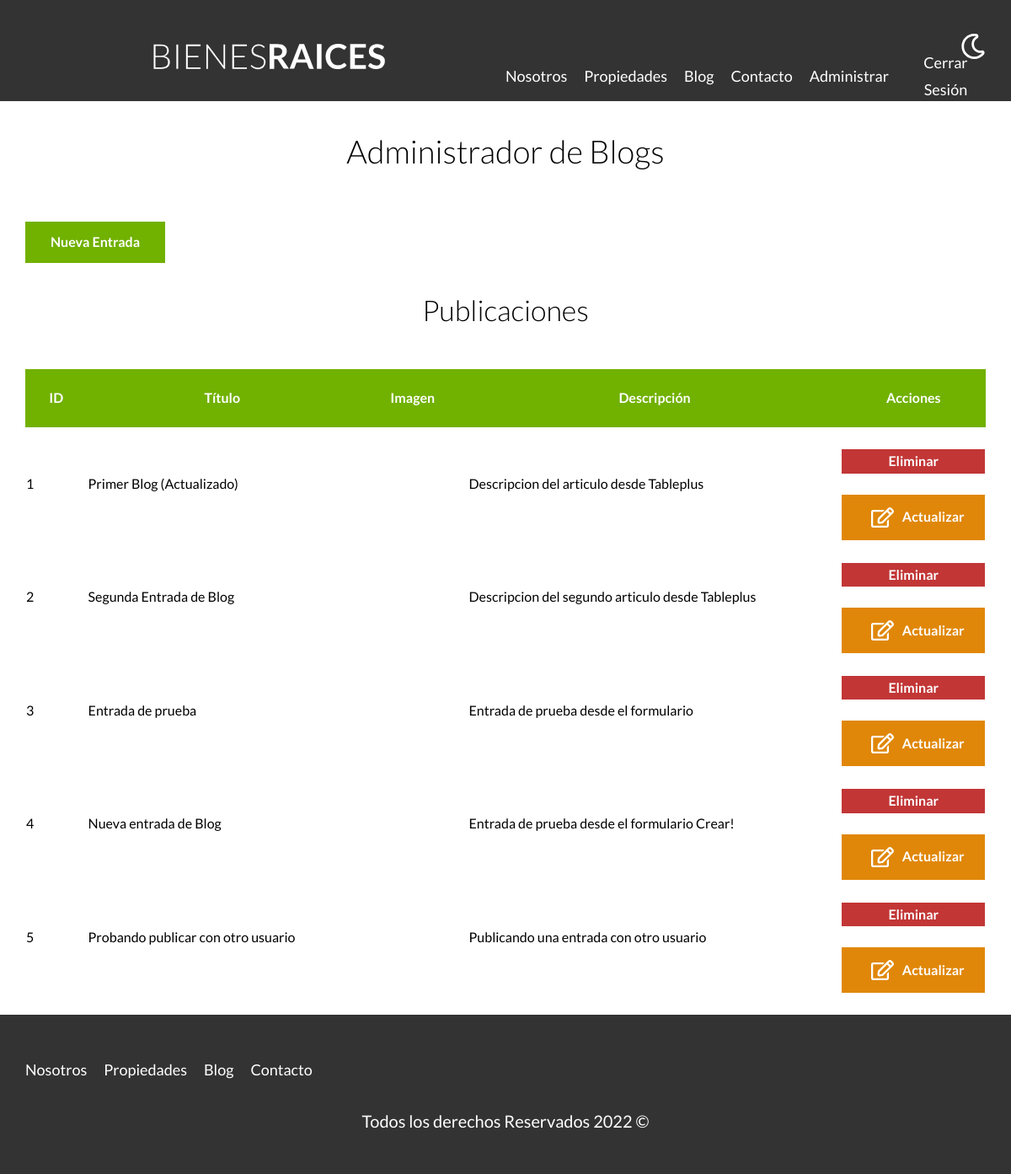
The page /blog/admin (signed in) on the database its author committed.
### tables this page shows
CREATE TABLE `blog` (
  `id` int NOT NULL AUTO_INCREMENT,
  `titulo` varchar(60) DEFAULT NULL,
  `imagen` varchar(200) DEFAULT NULL,
  `descripcion` mediumtext,
  `contenido` longtext,
  `creado` date DEFAULT NULL,
  `usuarioId` int DEFAULT NULL,
  PRIMARY KEY (`id`),
  KEY `usuarioId_idx` (`usuarioId`),
  CONSTRAINT `usuarioId` FOREIGN KEY (`usuarioId`) REFERENCES `usuarios` (`id`)
);

### controllers/EntradaController.php (called while the page is built, shortened)
<?php
class EntradaController {
    public static function index(Router $router) {
        $entradas = Entrada::all();
        $usuarioId = Admin::all();
        $resultado = $_GET['resultado'] ?? null;
        $router->render('blog/admin', [
            'entradas' => $entradas,
            'resultado' => $resultado,
            'usuarioId' => $usuarioId
        ]);
    }
}

### public/index.php (called while the page is built, shortened)
<?php
$router = new Router();
$router->get('/admin', [PropiedadController::class, 'index']);
$router->get('/propiedades/crear', [PropiedadController::class, 'crear']);
$router->post('/propiedades/crear', [PropiedadController::class, 'crear']);
$router->get('/propiedades/actualizar', [PropiedadController::class, 'actualizar']);
$router->post('/propiedades/actualizar', [PropiedadController::class, 'actualizar']);
$router->post('/propiedades/eliminar', [PropiedadController::class, 'eliminar']);
$router->get('/vendedores/crear', [VendedorController::class, 'crear']);
$router->post('/vendedores/crear', [VendedorController::class, 'crear']);
$router->get('/vendedores/actualizar', [VendedorController::class, 'actualizar']);
$router->post('/vendedores/actualizar', [VendedorController::class, 'actualizar']);
$router->post('/vendedores/eliminar', [VendedorController::class, 'eliminar']);
$router->get('/blog/admin', [EntradaController::class, 'index']);
$router->get('/blog/crear', [EntradaController::class, 'crear']);
$router->post('/blog/crear', [EntradaController::class, 'crear']);
$router->get('/blog/actualizar', [EntradaController::class, 'actualizar']);
$router->post('/blog/actualizar', [EntradaController::class, 'actualizar']);
$router->post('/blog/eliminar', [EntradaController::class, 'eliminar']);
$router->get('/', [PaginasController::class, 'index']);
$router->get('/nosotros', [PaginasController::class, 'nosotros']);
$router->get('/propiedades', [PaginasController::class, 'propiedades']);
$router->get('/propiedad', [PaginasController::class, 'propiedad']);
$router->get('/blog', [PaginasController::class, 'blog']);
$router->get('/entrada', [PaginasController::class, 'entrada']);
$router->get('/contacto', [PaginasController::class, 'contacto']);
$router->post('/contacto', [PaginasController::class, 'contacto']);
$router->get('/login', [LoginController::class, 'login']);
$router->post('/login', [LoginController::class, 'login']);
$router->get('/logout', [LoginController::class, 'logout']);
$router->comprobarRutas();

### models/ActiveRecord.php (called while the page is built, shortened)
<?php
class ActiveRecord{
    protected static $db;
    protected static $tabla = '';
    public static function setDB($database){
        self::$db = $database;
    }
    public static function all(){
        $query = "SELECT * FROM ". static::$tabla;
        return self::consultarSQL($query);
    }
    public static function consultarSQL($query){
        $resultado = self::$db->query($query);
        $array = [];
        while ($registro = $resultado->fetch_assoc()) {
            $array[] = static::crearObjeto($registro);
        }
        return $array;
    }
    protected static function crearObjeto($registro){
        $objeto = new static;
        foreach ($registro as $key => $value) {
            if(property_exists($objeto, $key))
                $objeto->$key = $value;
        }
        return $objeto;
    }
}

### views/blog/admin.php (the view, shortened to what this page needs)
<main class="contenedor seccion">
        <h1>Administrador de Blogs</h1>
        <a href="/blog/crear" class="boton boton-verde">Nueva Entrada</a>
        <h2>Publicaciones</h2>
        <table class="propiedades">
            <thead>
                <tr>
                    <th>ID</th>
                    <th>Título</th>
                    <th>Imagen</th>
                    <th>Descripción</th>
                    <th>Acciones</th>
                </tr>
            </thead>
            <tbody>
                <?php foreach( $entradas as $entrada): ?>
                    <tr>
                        <td><?php echo $entrada->id; ?></td>
                        <td><?php echo $entrada->titulo; ?></td>
                        <td><img src="/imagenes/<?php echo $entrada->imagen; ?>" class="imagen-tabla" alt=""></td>
                        <td><?php echo $entrada->descripcion; ?></td>
                        <td>
                            <form method="POST" class="w-100" action="/blog/eliminar">
                                <input type="submit" class="boton-rojo-block" value="Eliminar">
                            </form>
                            <a href="/blog/actualizar?id=<?php echo $entrada->id; ?>" class="boton-amarillo-block">
                                <img src="/build/img/edit.svg" class="icono-boton editar">
                                Actualizar
                            </a>
                        </td>
                    </tr>
                <?php endforeach; ?>
            </tbody>
        </table>
</main>

### Router.php (shortened to what this page needs)
<?php
class Router {
    public $rutasGET = [];
    public $rutasPOST = [];
    public function get($url, $fn) {
        $this->rutasGET[$url] = $fn;
    }
    public function post($url, $fn) {
        $this->rutasPOST[$url] = $fn;
    }
    public function comprobarRutas() {
        if (isset($_SERVER['PATH_INFO'])) {
            $urlActual = $_SERVER['PATH_INFO'] ?? '/';
        } else {
            $urlActual = $_SERVER['REQUEST_URI'] === '' ? '/' : $_SERVER['REQUEST_URI'];
        }
        $metodo = $_SERVER['REQUEST_METHOD'];
        if($metodo === 'GET') {
            $fn = $this->rutasGET[$urlActual] ?? null;
        } else {
            $fn = $this->rutasPOST[$urlActual] ?? null;
        }
        if($fn) {
            call_user_func($fn, $this);
        } else {
           $this->e404();
        }
    }
    public function render($view, $datos = []) {
        include __DIR__ . "/views/$view.php";
        $contenido = ob_get_clean();
        include __DIR__ . "/views/layout.php";
    }
}

### views/layout.php (shortened to what this page needs)
<?php
    $auth = $_SESSION['login'] ?? false;
    if(!isset($inicio)) {
        $inicio = false;
    }
?>
<!DOCTYPE html>
<html lang="en">
<head>
    <link rel="stylesheet" href="../build/css/app.css">
</head>
<body>
    <header class="header <?php echo $inicio ? 'inicio' : ''; ?>">
        <div class="contenedor contenido-header">
            <div class="barra">
                <a href="/">
                    <img src="../build/img/logo.svg" alt="Logotipo de Bienes Raices" class="logo">
                </a>
                <div class="derecha">
                    <img src="../build/img/dark-mode.svg" alt="" class="dark-mode-boton">
                    <nav class="navegacion">
                        <a href="/nosotros">Nosotros</a>
                        <a href="/propiedades">Propiedades</a>
                        <a href="/blog">Blog</a>
                        <a href="/contacto">Contacto</a>
                        <?php if($auth): ?>
                            <a href="/admin">Administrar</a>
                            <a href="/logout">Cerrar Sesión</a>
                        <?php endif; ?>
                    </nav>
                </div>
            </div>
        </div>
    </header>
    <?php echo $contenido; ?>
    <footer class="footer seccion">
        <div class="contenedor contenedor-footer">
            <nav class="navegacion">
                <a href="/nosotros">Nosotros</a>
                <a href="/propiedades">Propiedades</a>
                <a href="/blog">Blog</a>
                <a href="/contacto">Contacto</a>
            </nav>
        </div>
        <p class="copyright">Todos los derechos Reservados <?php echo date('Y'); ?> &copy;</p>
    </footer>
</body>
</html>

### public/build/css/app.css (style rules this page uses)
html { line-height: 1.15; -webkit-text-size-adjust: 100%; }
body { margin: 0; }
main { display: block; }
h1 { font-size: 2em; margin: 0.67em 0; }
a { background-color: transparent; }
img { border-style: none; }
button, input, optgroup, select, textarea { font-family: inherit; font-size: 100%; line-height: 1.15; margin: 0; }
button, input { overflow: visible; }
button, [type=button], [type=reset], [type=submit] { -webkit-appearance: button; }
html { font-size: 62.5%; box-sizing: border-box; }
*, *:before, *:after { box-sizing: inherit; }
body { font-family: "Lato", sans-serif; font-size: 1.6rem; line-height: 1.8; }
p { color: #000000; font-size: 2rem; }
.contenedor { width: 95%; max-width: 120rem; margin: 0 auto; }
a { text-decoration: none; }
img, picture { width: 100%; display: block; }
h1, h2, h3 { font-family: "Lato", sans-serif; margin: 2.5rem 0; font-weight: 300; text-align: center; }
h1 { font-size: 3.8rem; }
h2 { font-size: 3.4rem; }
.seccion { margin-top: 2.5rem; margin-bottom: 2.5rem; }
.w-100 { width: 100%; }
.boton-amarillo-block { background-color: #E08709; color: #FFFFFF; font-weight: 700; text-decoration: none; padding: 1rem 3rem; text-align: center; margin-top: 2.5rem; display: block; border: none; }
.boton-verde { background-color: #71B100; color: #FFFFFF; font-weight: 700; text-decoration: none; padding: 1rem 3rem; text-align: center; margin-top: 2.5rem; display: inline-block; border: none; }
.boton-rojo-block { background-color: #c23636; color: #FFFFFF; font-weight: 700; text-decoration: none; padding: 1rem 3rem; text-align: center; margin-top: 2.5rem; display: block; border: none; width: 100%; }
.header { background-color: #333333; padding: 1rem 0 3rem 0; }
.contenido-header { display: flex; flex-direction: column; justify-content: space-between; position: relative; }
.footer { background-color: #333333; padding: 2.5rem 0; margin-bottom: 0; }
.footer .contenedor-footer { padding-top: 3rem; }
.footer .copyright { color: #FFFFFF; text-align: center; }
.footer .navegacion { visibility: visible; opacity: 1; height: auto; }
@media (min-width: 768px) { .footer .navegacion { display: flex; } }
.derecha { display: flex; flex-direction: column; align-items: center; grid-column: 2/3; }
@media (min-width: 768px) { .derecha { align-items: center; align-items: flex-end; } }
.derecha .dark-mode-boton { width: 3rem; margin-top: 3rem; margin-bottom: 2rem; filter: invert(100%); }
@media (min-width: 768px) { .derecha .dark-mode-boton { margin-top: 0; } }
.barra { display: grid; gap: 0; grid-template-columns: repeat(2, 1fr); padding-top: 3rem; justify-items: center; align-items: center; }
.logo { height: 5rem; }
.navegacion { visibility: hidden; opacity: 0; height: 0; transform: translateY(-20%); transition: all 0.5s cubic-bezier(0.075, 0.82, 0.165, 1); }
@media (min-width: 768px) { .navegacion { display: flex; align-items: center; opacity: 1; visibility: visible; } }
.navegacion a { color: #FFFFFF; text-decoration: none; font-size: 2.2rem; display: block; text-align: center; }
@media (min-width: 768px) { .navegacion a { margin-right: 2rem; font-size: 1.8rem; } }
@media (min-width: 768px) { .navegacion a:last-of-type { margin-right: 0; } }
table.propiedades { margin-top: 4rem; width: 100%; border-spacing: 0; }
table.propiedades thead { background-color: #71B100; }
table.propiedades thead th { color: #FFFFFF; padding: 2rem; }
td .boton-rojo-block, td .boton-amarillo-block { display: flex; align-items: center; justify-content: center; padding: 0.5rem; }
td .boton-rojo-block .icono-boton, td .boton-amarillo-block .icono-boton { width: 2rem; margin: 1rem; filter: invert(100%); }
td .boton-rojo-block .icono-boton.editar, td .boton-amarillo-block .icono-boton.editar { width: 2.7rem; }

### rows shown on the page
blog: id "1", titulo "Primer Blog (Actualizado)", descripcion "Descripcion del articulo desde Tableplus"
blog: id "2", titulo "Segunda Entrada de Blog", descripcion "Descripcion del segundo articulo desde Tableplus"
blog: id "3", titulo "Entrada de prueba", descripcion "Entrada de prueba desde el formulario"
blog: id "4", titulo "Nueva entrada de Blog", descripcion "Entrada de prueba desde el formulario Crear!"
blog: id "5", titulo "Probando publicar con otro usuario", descripcion "Publicando una entrada con otro usuario"
